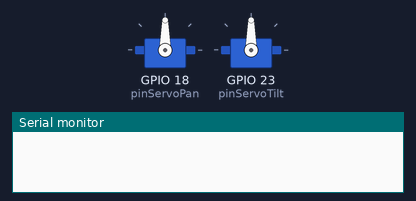
Recording of a sketch running on a simulated ESP32. Parts: 2 × servo, the last lines printed to the serial monitor.

Above: at 0.0 s.
At 0.6 s:
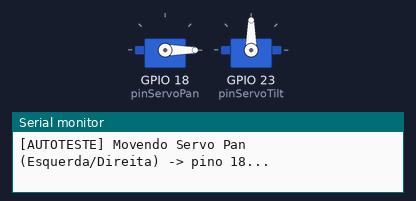
At 1.4 s:
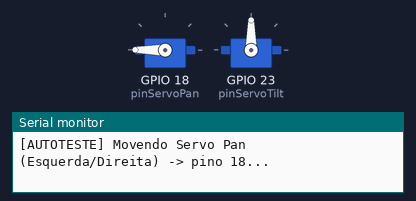
At 3.8 s:
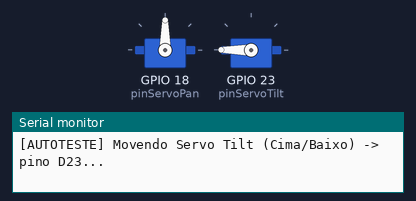
Timing chart, 0 to 6.0 s (numbered marks = the images above):
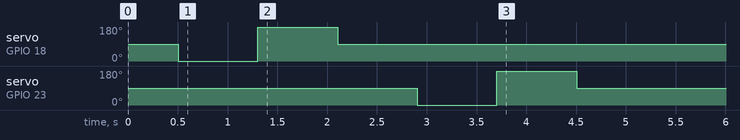

The sketch:

solar_tracker_esp32.ino
```cpp
#include <ESP32Servo.h>

// Definição dos pinos físicos atualizada (Pan alterado para o pino 18)
const int pinServoPan = 18;  // Eixo Horizontal (Esquerda/Direita) - Conecte no pino 18
const int pinServoTilt = 23; // Eixo Vertical (Cima/Baixo) - Conecte no pino D23

Servo servoPan;
Servo servoTilt;

// Posições iniciais (centro)
int posPan = 90;
int posTilt = 90;

// Variáveis para o parser serial não-bloqueante
String comandoBuffer = "";
bool comandoCompleto = false;

void setup() {
  Serial.begin(115200);

  // ALOCAÇÃO DE TIMERS (Crucial para a estabilidade da biblioteca ESP32Servo em algumas placas)
  ESP32PWM::allocateTimer(0);
  ESP32PWM::allocateTimer(1);
  ESP32PWM::allocateTimer(2);
  ESP32PWM::allocateTimer(3);

  // Configuração padrão dos servos
  servoPan.setPeriodHertz(50);
  servoTilt.setPeriodHertz(50);

  servoPan.attach(pinServoPan, 500, 2400);
  servoTilt.attach(pinServoTilt, 500, 2400);

  // Centraliza inicialmente
  servoPan.write(posPan);
  servoTilt.write(posTilt);
  delay(500);

  // --- SEQUÊNCIA DE AUTOTESTE DE INICIALIZAÇÃO INDIVIDUAL ---
  Serial.println("Iniciando autoteste dos motores de forma sequencial...");

  // 1. Testa individualmente o Servo Pan (Esquerda/Direita)
  Serial.println("[AUTOTESTE] Movendo Servo Pan (Esquerda/Direita) -> pino 18...");
  servoPan.write(0);   // Vai para a esquerda total
  delay(800);
  servoPan.write(180); // Vai para a direita total
  delay(800);
  servoPan.write(90);  // Volta ao centro
  delay(800);

  // 2. Testa individualmente o Servo Tilt (Cima/Baixo)
  Serial.println("[AUTOTESTE] Movendo Servo Tilt (Cima/Baixo) -> pino D23...");
  servoTilt.write(0);   // Vai para baixo total
  delay(800);
  servoTilt.write(180); // Vai para cima total
  delay(800);
  servoTilt.write(90);  // Volta ao centro
  delay(800);

  Serial.println("[AUTOTESTE] Concluido com sucesso!");
  Serial.println("ESP32 Solar Tracker Inicializado! Pinos: Pan=18, Tilt=23 (D23)");
}

void loop() {
  // Leitura Serial NÃO-BLOQUEANTE
  while (Serial.available() > 0) {
    char caractere = (char)Serial.read();

    // Se encontrar quebra de linha, finaliza o comando para processamento
    if (caractere == '\n') {
      comandoCompleto = true;
    }
    // Ignora retornos de carro (\r) e adiciona os caracteres normais
    else if (caractere != '\r') {
      comandoBuffer += caractere;
    }
  }

  // Processa o comando recebido se estiver completo
  if (comandoCompleto) {
    comandoBuffer.trim(); // Limpa espaços extras

    // O comando esperado é no formato: "P:90,T:45"
    int indiceP = comandoBuffer.indexOf("P:");
    int indiceVirgula = comandoBuffer.indexOf(",");
    int indiceT = comandoBuffer.indexOf("T:");

    if (indiceP != -1 && indiceT != -1) {
      // Extrai os valores numéricos da string de forma segura
      int novoPan = comandoBuffer.substring(indiceP + 2, indiceVirgula).toInt();
      int novoTilt = comandoBuffer.substring(indiceT + 2).toInt();

      // Move os motores garantindo limites físicos seguros de 0 a 180 graus
      novoPan = constrain(novoPan, 0, 180);
      novoTilt = constrain(novoTilt, 0, 180);

      // Move o Pan primeiro se houve alteração
      if (novoPan != posPan) {
        posPan = novoPan;
        servoPan.write(posPan);
        Serial.print("Motores: Pan movido para ");
        Serial.println(posPan);
        delay(600); // Aguarda o motor Pan completar o movimento (reduz pico de corrente)
      }

      // Move o Tilt em seguida se houve alteração
      if (novoTilt != posTilt) {
        posTilt = novoTilt;
        servoTilt.write(posTilt);
        Serial.print("Motores: Tilt movido para ");
        Serial.println(posTilt);
        delay(600); // Aguarda o motor Tilt completar o movimento (reduz pico de corrente)
      }
    }

    // Limpa o buffer para o próximo comando
    comandoBuffer = "";
    comandoCompleto = false;
  }
}
```
